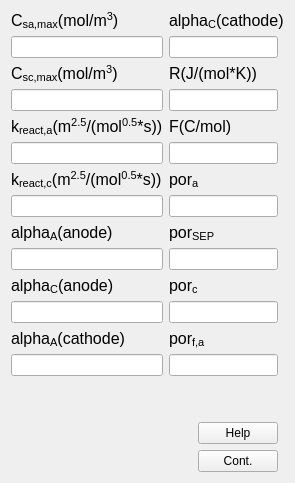
          <widget class="QWidget" name="tab_2">
           <attribute name="title">
            <string>Constant-&gt;</string>
           </attribute>
           <layout class="QGridLayout" name="gridLayout_9">
            <item row="8" column="0">
             <widget class="QLabel" name="label_15">
              <property name="font">
               <font>
                <pointsize>12</pointsize>
               </font>
              </property>
              <property name="text">
               <string>&lt;html&gt;&lt;head/&gt;&lt;body&gt;&lt;p&gt;alpha&lt;span style=&quot; vertical-align:sub;&quot;&gt;A&lt;/span&gt;(anode)&lt;/p&gt;&lt;/body&gt;&lt;/html&gt;</string>
              </property>
             </widget>
            </item>
            <item row="12" column="0">
             <widget class="QLabel" name="label_32">
              <property name="font">
               <font>
                <pointsize>12</pointsize>
               </font>
              </property>
              <property name="text">
               <string>&lt;html&gt;&lt;head/&gt;&lt;body&gt;&lt;p&gt;alpha&lt;span style=&quot; vertical-align:sub;&quot;&gt;A&lt;/span&gt;(cathode)&lt;/p&gt;&lt;/body&gt;&lt;/html&gt;</string>
              </property>
             </widget>
            </item>
            <item row="10" column="0">
             <widget class="QLabel" name="label_16">
              <property name="font">
               <font>
                <pointsize>12</pointsize>
               </font>
              </property>
              <property name="text">
               <string>&lt;html&gt;&lt;head/&gt;&lt;body&gt;&lt;p&gt;alpha&lt;span style=&quot; vertical-align:sub;&quot;&gt;C&lt;/span&gt;(anode)&lt;/p&gt;&lt;/body&gt;&lt;/html&gt;</string>
              </property>
             </widget>
            </item>
            <item row="11" column="0">
             <widget class="QLineEdit" name="alphaca_lineEdit"/>
            </item>
            <item row="13" column="1">
             <widget class="QLineEdit" name="porfa_lineEdit"/>
            </item>
            <item row="0" column="0">
             <widget class="QLabel" name="label_11">
              <property name="font">
               <font>
                <pointsize>12</pointsize>
               </font>
              </property>
              <property name="text">
               <string>&lt;html&gt;&lt;head/&gt;&lt;body&gt;&lt;p&gt;C&lt;span style=&quot; vertical-align:sub;&quot;&gt;sa,max&lt;/span&gt;(mol/m&lt;span style=&quot; vertical-align:super;&quot;&gt;3&lt;/span&gt;)&lt;/p&gt;&lt;/body&gt;&lt;/html&gt;</string>
              </property>
             </widget>
            </item>
            <item row="6" column="0">
             <widget class="QLabel" name="label_14">
              <property name="font">
               <font>
                <pointsize>12</pointsize>
               </font>
              </property>
              <property name="text">
               <string>&lt;html&gt;&lt;head/&gt;&lt;body&gt;&lt;p&gt;k&lt;span style=&quot; vertical-align:sub;&quot;&gt;react,c&lt;/span&gt;(m&lt;span style=&quot; vertical-align:super;&quot;&gt;2.5&lt;/span&gt;/(mol&lt;span style=&quot; vertical-align:super;&quot;&gt;0.5&lt;/span&gt;*s))&lt;/p&gt;&lt;/body&gt;&lt;/html&gt;</string>
              </property>
             </widget>
            </item>
            <item row="12" column="1">
             <widget class="QLabel" name="label_36">
              <property name="font">
               <font>
                <pointsize>12</pointsize>
               </font>
              </property>
              <property name="text">
               <string>&lt;html&gt;&lt;head/&gt;&lt;body&gt;&lt;p&gt;por&lt;span style=&quot; vertical-align:sub;&quot;&gt;f,a&lt;/span&gt;&lt;/p&gt;&lt;/body&gt;&lt;/html&gt;</string>
              </property>
             </widget>
            </item>
            <item row="3" column="1">
             <widget class="QLineEdit" name="r_lineEdit"/>
            </item>
            <item row="10" column="1">
             <widget class="QLabel" name="label_35">
              <property name="font">
               <font>
                <pointsize>12</pointsize>
               </font>
              </property>
              <property name="text">
               <string>&lt;html&gt;&lt;head/&gt;&lt;body&gt;&lt;p&gt;por&lt;span style=&quot; vertical-align:sub;&quot;&gt;c&lt;/span&gt;&lt;/p&gt;&lt;/body&gt;&lt;/html&gt;</string>
              </property>
             </widget>
            </item>
            <item row="3" column="0">
             <widget class="QLineEdit" name="csmaxc_lineEdit"/>
            </item>
            <item row="13" column="0">
             <widget class="QLineEdit" name="alphaac_lineEdit"/>
            </item>
            <item row="5" column="1">
             <widget class="QLineEdit" name="f_lineEdit"/>
            </item>
            <item row="1" column="1">
             <widget class="QLineEdit" name="alphacc_lineEdit"/>
            </item>
            <item row="0" column="1" colspan="2">
             <widget class="QLabel" name="label_54">
              <property name="font">
               <font>
                <pointsize>12</pointsize>
               </font>
              </property>
              <property name="text">
               <string>&lt;html&gt;&lt;head/&gt;&lt;body&gt;&lt;p&gt;alpha&lt;span style=&quot; vertical-align:sub;&quot;&gt;C&lt;/span&gt;(cathode)&lt;/p&gt;&lt;/body&gt;&lt;/html&gt;</string>
              </property>
             </widget>
            </item>
            <item row="8" column="1">
             <widget class="QLabel" name="label_33">
              <property name="font">
               <font>
                <pointsize>12</pointsize>
               </font>
              </property>
              <property name="text">
               <string>&lt;html&gt;&lt;head/&gt;&lt;body&gt;&lt;p&gt;por&lt;span style=&quot; vertical-align:sub;&quot;&gt;SEP&lt;/span&gt;&lt;/p&gt;&lt;/body&gt;&lt;/html&gt;</string>
              </property>
             </widget>
            </item>
            <item row="9" column="1">
             <widget class="QLineEdit" name="porcesp_lineEdit"/>
            </item>
            <item row="4" column="0">
             <widget class="QLabel" name="label_13">
              <property name="font">
               <font>
                <pointsize>12</pointsize>
               </font>
              </property>
              <property name="text">
               <string>&lt;html&gt;&lt;head/&gt;&lt;body&gt;&lt;p&gt;k&lt;span style=&quot; vertical-align:sub;&quot;&gt;react,a&lt;/span&gt;(m&lt;span style=&quot; vertical-align:super;&quot;&gt;2.5&lt;/span&gt;/(mol&lt;span style=&quot; vertical-align:super;&quot;&gt;0.5&lt;/span&gt;*s))&lt;/p&gt;&lt;/body&gt;&lt;/html&gt;</string>
              </property>
             </widget>
            </item>
            <item row="4" column="1">
             <widget class="QLabel" name="label_18">
              <property name="font">
               <font>
                <pointsize>12</pointsize>
               </font>
              </property>
              <property name="text">
               <string>F(C/mol)</string>
              </property>
             </widget>
            </item>
            <item row="7" column="1">
             <widget class="QLineEdit" name="porcea_lineEdit"/>
            </item>
            <item row="2" column="0">
             <widget class="QLabel" name="label_12">
              <property name="font">
               <font>
                <pointsize>12</pointsize>
               </font>
              </property>
              <property name="text">
               <string>&lt;html&gt;&lt;head/&gt;&lt;body&gt;&lt;p&gt;C&lt;span style=&quot; vertical-align:sub;&quot;&gt;sc,max&lt;/span&gt;(mol/m&lt;span style=&quot; vertical-align:super;&quot;&gt;3&lt;/span&gt;)&lt;/p&gt;&lt;/body&gt;&lt;/html&gt;</string>
              </property>
             </widget>
            </item>
            <item row="7" column="0">
             <widget class="QLineEdit" name="kreactc_lineEdit"/>
            </item>
            <item row="2" column="1">
             <widget class="QLabel" name="label_17">
              <property name="font">
               <font>
                <pointsize>12</pointsize>
               </font>
              </property>
              <property name="text">
               <string>&lt;html&gt;&lt;head/&gt;&lt;body&gt;&lt;p&gt;R(J/(mol*K))&lt;/p&gt;&lt;/body&gt;&lt;/html&gt;</string>
              </property>
             </widget>
            </item>
            <item row="9" column="0">
             <widget class="QLineEdit" name="alphaaa_lineEdit"/>
            </item>
            <item row="11" column="1">
             <widget class="QLineEdit" name="porcec_lineEdit"/>
            </item>
            <item row="6" column="1">
             <widget class="QLabel" name="label_19">
              <property name="font">
               <font>
                <pointsize>12</pointsize>
               </font>
              </property>
              <property name="text">
               <string>&lt;html&gt;&lt;head/&gt;&lt;body&gt;&lt;p&gt;por&lt;span style=&quot; vertical-align:sub;&quot;&gt;a&lt;/span&gt;&lt;/p&gt;&lt;/body&gt;&lt;/html&gt;</string>
              </property>
             </widget>
            </item>
            <item row="1" column="0">
             <widget class="QLineEdit" name="csmaxa_lineEdit"/>
            </item>
            <item row="5" column="0">
             <widget class="QLineEdit" name="kreacta_lineEdit"/>
            </item>
            <item row="15" column="0" colspan="2">
             <layout class="QGridLayout" name="gridLayout_10">
              <item row="0" column="1">
               <widget class="QPushButton" name="help_constant_button">
                <property name="text">
                 <string>Help</string>
                </property>
               </widget>
              </item>
              <item row="1" column="1">
               <widget class="QPushButton" name="constant_cont_button">
                <property name="text">
                 <string>Cont.</string>
                </property>
               </widget>
              </item>
              <item row="0" column="0">
               <spacer name="horizontalSpacer_3">
                <property name="orientation">
                 <enum>Qt::Horizontal</enum>
                </property>
                <property name="sizeHint" stdset="0">
                 <size>
                  <width>40</width>
                  <height>20</height>
                 </size>
                </property>
               </spacer>
              </item>
             </layout>
            </item>
            <item row="14" column="0">
             <spacer name="verticalSpacer_2">
              <property name="orientation">
               <enum>Qt::Vertical</enum>
              </property>
              <property name="sizeHint" stdset="0">
               <size>
                <width>20</width>
                <height>40</height>
               </size>
              </property>
             </spacer>
            </item>
           </layout>
          </widget>
